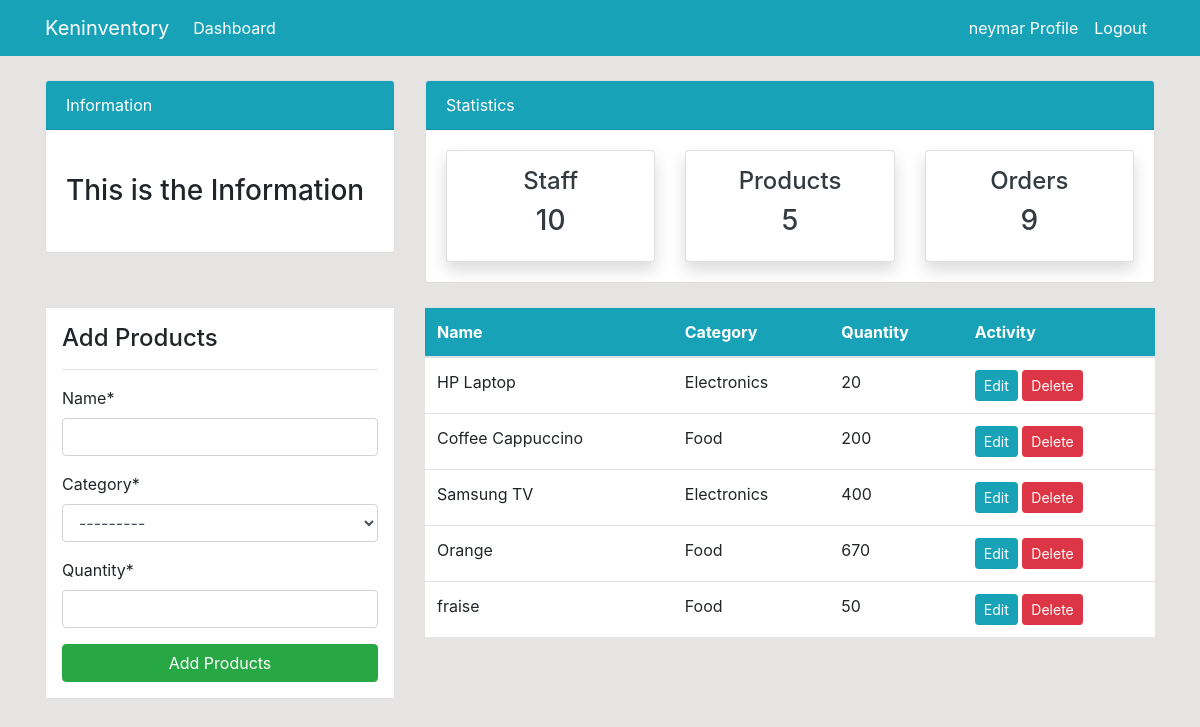
The app's page /product (signed in) with its own data.
### app1/models.py (models this page shows, shortened)
class Product(models.Model):
    name = models.CharField(max_length=100, null=True)
    category = models.CharField(max_length=20, choices=CATEGORY, null=True)
    quantity = models.PositiveIntegerField(null=True)
    class Meta:
        verbose_name_plural = 'Product'

### app1/views.py (the view)
# urls.py: url(r'^product$', views.product, name='product'),
@login_required
def product(request):
    items = Product.objects.all()  # Using ORM
    workers_count = User.objects.all().count()
    product_count = items.count()
    orders_count = Order.objects.all().count()
    if request.method == 'POST':
        form = ProductForm(request.POST)
        if form.is_valid():
            form.save()
            product_name = form.cleaned_data.get('name')
            messages.success(request, f'{product_name} has been added')
            return redirect('product')
    else:
        form = ProductForm()
    context = {
        'items':items,
        'form':form,
        'workers_count': workers_count,
        'orders_count': orders_count,
        'product_count': product_count,
    }
    return render(request, 'product.html', context)

### app1/forms.py
class ProductForm(forms.ModelForm):
    class Meta:
        model = Product
        fields = ['name', 'category', 'quantity']

### app1/templates/product.html (shortened to what this page needs)
{% extends 'base.html' %}
{% block content %}
{% include 'topnav.html' %}
{% load crispy_forms_tags %}
    <div class="container">
        <div class="row my-4">
            <div class="col-md-4">
              <div class="border bg-white p-3">
                <h4>Add Products</h4>
                <hr>
                <form method="POST">
                {{ form|crispy }}
                  <input class="btn btn-success btn-block" type="submit" value="Add Products">
                </form>
              </div>
            </div>
            <div class="col-md-8">
              <table class="table bg-white">
                <thead class="bg-info text-white">
                  <tr>
                    <th scope="col">Name</th>
                    <th scope="col">Category</th>
                    <th scope="col">Quantity</th>
                    <th scope="col">Activity</th>
                  </tr>
                </thead>
                <tbody>
                  {% for item in items %}
                  <tr>
                    <td>{{ item.name }}</td>
                    <td>{{ item.category }}</td>
                    <td>{{ item.quantity }}</td>
                    <td>
                      <a class="btn btn-info btn-sm" href="{% url 'product-update' item.id %}">Edit</a>
                      <a class="btn btn-danger btn-sm" href="{% url 'product-delete' item.id %}">Delete</a>
                    </td>
                  </tr>
                  {% endfor %}
                </tbody>
                  </table>
            </div>
        </div>
      </div>
{% endblock %}

### app1/templates/nav.html (shortened to what this page needs)
    <nav class="navbar navbar-expand-lg navbar-info bg-info">
      {% if user.is_authenticated %}
        <div class="container">
        <a class="navbar-brand text-white" href="{% url 'index' %}">Keninventory</a>
        <div class="collapse navbar-collapse" id="navbarSupportedContent">
          <ul class="navbar-nav mr-auto">
            <li class="nav-item active">
              <a class="nav-link text-white" href="{% url 'index' %}">Dashboard <span class="sr-only">(current)</span></a>
            </li>
          </ul>
          <ul class="navbar-nav ml-auto">
            <li class="nav-item active">
              <a class="nav-link text-white" href="{% url 'user-profile' %}"> {{user.username}} Profile <span class="sr-only">(current)</span></a>
            </li>
            <li class="nav-item">
              <a class="nav-link text-white" href="{% url 'user-logout' %}">Logout</a>
            </li>
          </ul>
          {% endif %}
        </div>
        </div>
      </nav>

### app1/static/style.css (style rules this page uses)
body { background:rgb(230, 227, 227); }

### records on screen
Product: name "HP Laptop", category "Electronics", quantity "20"
Product: name "Coffee Cappuccino", category "Food", quantity "200"
Product: name "Samsung TV", category "Electronics", quantity "400"
Product: name "Orange", category "Food", quantity "670"
Product: name "fraise", category "Food", quantity "50"

### other values on screen
{{ user.username }} "neymar"
{{ workers_count }} "10"
{{ product_count }} "5"
{{ orders_count }} "9"
